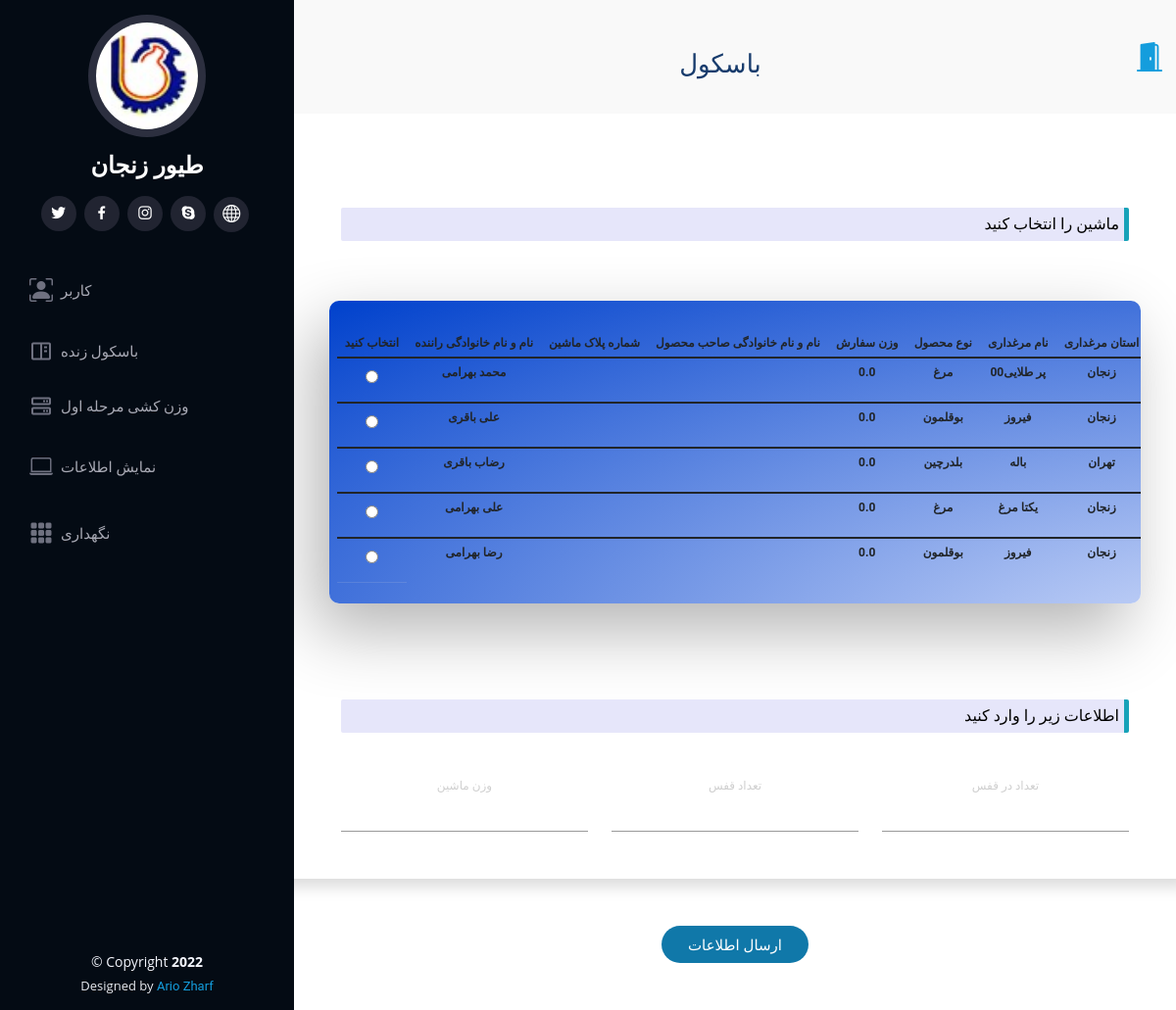
The app's page /live_WeighBridge/create/form/ (signed in) with its own data.
### WareHouseApp/models.py (models this page shows, shortened)
class LiveWeighbridge(models.Model):
    live_weighbridge_id = models.CharField(default=str(uuid1().int), max_length=250, primary_key=True)
    final_weight = models.FloatField(null=True)
    car_weight = models.FloatField(null=True)
    car_empty = models.BooleanField(default=False)
    weighting_date = models.FloatField(default=time.time(), null=True)
    type_of_lwb = (('O', "Order"),
                  ('W', "Weighting"),
                  ('R', "Reject"))
    lwb_category = models.CharField(max_length=1, choices=type_of_lwb, default='O')
    type_of_gender = (('C', "chicken"),
                      ('T', "turkey"),
                      ('Q', "quail"))
    product_category = models.CharField(max_length=1, choices=type_of_gender)
    slaughter_status = models.BooleanField(default=False)
    finish = models.BooleanField(default=False)
    avicultureـcity = models.CharField(max_length=25, default='-')
    avicultureـname = models.CharField(max_length=25, default='-')
    slaughter_start_date = models.FloatField(null=True)
    slaughter_finish_date = models.FloatField(null=True)
    buy_price = models.IntegerField(null=True)
    order_weight = models.FloatField(default=0.0, null=True)
    cage_num = models.IntegerField(default=1, null=True)
    product_num_in_cage = models.IntegerField(default=1, null=True)
    losses_num = models.IntegerField(default=0, null=True)
    losses_weight = models.FloatField(default=0.0, null=True)
    victim_num = models.IntegerField(default=0, null=True)
    victim_weight = models.FloatField(default=0.0, null=True)
    Live_Weighbridge_Manager = models.ForeignKey(LiveWeighbridgeManager, on_delete=models.PROTECT, null=True)
    driver = models.ForeignKey(Driver, on_delete=models.PROTECT, null=True)
    car = models.ForeignKey(Car, on_delete=models.PROTECT, null=True)
    product_owner = models.ForeignKey(ProductOwner, on_delete=models.PROTECT, null=True)

class Driver(models.Model):
    name = models.CharField(max_length=25)
    last_name = models.CharField(max_length=25)
    phone_number = models.CharField(max_length=12)
    driver_id = models.CharField(default=str(uuid1().int), max_length=250, primary_key=True)
    car = models.ForeignKey(Car, on_delete=models.CASCADE, null=True)

### WareHouseApp/views.py (the view)
# urls.py: re_path(r'^live_WeighBridge/create/form/$', views.lwb_create_form, name='Live_WeighBridge_Create_Form'),
def lwb_create_form(requests):
    if requests.user.is_authenticated:
        lwb_user_list = models.LiveWeighbridgeManager.objects.all().filter(username=requests.user.username)
        ceo_user_list = models.CEO.objects.all().filter(username=requests.user.username)
        if len(lwb_user_list) > 0 or len(ceo_user_list) or requests.user.is_superuser:
            driver_temp = loader.get_template('WareHouseApp/lwb_create_form.html')
            context = {
                'request': requests,
                'lwb_list': models.LiveWeighbridge.objects.all().filter(lwb_category='O')
            }
            return HttpResponse(driver_temp.render(context))
        else:
            return HttpResponseRedirect(reverse('Error', args=["you can't access this page <br> you should login"]))
    else:
        return HttpResponseRedirect(reverse('Error', args=["you can't access this page <br> you should login"]))

### WareHouseApp/templates/WareHouseApp/lwb_create_form.html (shortened to what this page needs)
 {% extends 'WareHouseApp/main.html' %}
 {% load static %}
 {% block title%}
 <h2>باسکول</h2>
 {% endblock %}
{% block content %}
<form action="{% url 'Live_WeighBridge_Create' %}" method="post" >
    <div class=" cont">
    <div class="row form sign-in shadow p-5 mb-5 bg-white rounded d-flex align-items-stretch">
       <div class="col-12 mt-5">
         <p class="partition" style="background-color: lavender;
          border-radius: 2px;
          border-right-style: solid;
          border-right-color: #17a2b8;
          border-right-width: 5px;
          text-align: right;
          padding-right: 10px;
          padding: 5px;
          color: black;">ماشین را انتخاب کنید</p>
      </div>
        <div class="fresh-table full-color-blue badge filter badge-blue" style="    overflow: scroll;">
                      <table id="fresh-table2" class="table">
                        <thead>
                          <th>انتخاب کنید</th>
                         <th data-field="name" data-sortable="true">نام و نام خانوادگی راننده</th>
                          <th data-field="salary" data-sortable="true">شماره پلاک ماشین</th>
                          <th data-field="country" data-sortable="true">نام و نام خانوادگی صاحب محصول</th>
                          <th>وزن سفارش</th>
                          <th>نوع محصول</th>
                          <th>نام مرغداری</th>
                          <th>استان مرغداری</th>
                        </thead>
                        {% for slaughter in lwb_list %}
                        <label >
                            <tbody>
                              <tr>
                                <td>
                                    <div class="radio">
                                         <label style="margin: 0px;"><input type="radio" name="lwb_id" value="{{ slaughter.live_weighbridge_id}}" id="{{ slaughter.live_weighbridge_id}}"/></label>
                                    </div>
                                </td>
                                <td style="border-bottom:0px;" >{{ slaughter.driver.name }} {{ slaughter.driver.last_name }}</td>
                                  <td style="border-bottom:0px; text-align: right; " dir="rtl">
                                  </td>
                                <td style="border-bottom:0px;" >{{ slaughter.product_owner.name }} {{ slaughter.product_owner.last_name }}</td>
                                <td style="border-bottom:0px;" >{{ slaughter.order_weight }}</td>
                                  {% if slaughter.product_category == 'C' %}
                                    <td style="border-bottom:0px;">مرغ</td>
                                  {% elif slaughter.product_category == 'T' %}
                                    <td style="border-bottom:0px;">بوقلمون</td>
                                  {% elif slaughter.product_category == 'Q' %}
                                    <td style="border-bottom:0px;">بلدرچین</td>
                                  {% else %}
                                    <td style="border-bottom:0px;">-</td>
                                  {% endif %}
                                <td style="border-bottom:0px;" >{{ slaughter.avicultureـname }}</td>
                                <td style="border-bottom:0px;" >{{ slaughter.avicultureـcity }}</td>
                              </tr>
                            </tbody>
                        </label>
                          {% endfor %}
                      </table>
    </div>
       <div class="col-12 mt-5">
         <p class="partition" style="background-color: lavender;
          border-radius: 2px;
          border-right-style: solid;
          border-right-color: #17a2b8;
          border-right-width: 5px;
          text-align: right;
          padding-right: 10px;
          padding: 5px;
          color: black;">اطلاعات زیر را وارد کنید</p>
      </div>
        <div class="col-4">
         <label for="car_weight">
            <span >وزن ماشین</span>
            <input type="text" id="car_weight" name="car_weight"/>
         </label>
      </div>
        <div class="col-4">
         <label for="cage_num">
            <span >تعداد قفس</span>
            <input type="text" id="cage_num" name="cage_num"/>
         </label>
      </div>
        <div class="col-4">
         <label for="product_num_in_cage">
            <span >تعداد در قفس </span>
            <input type="text" id="product_num_in_cage" name="product_num_in_cage"/>
         </label>
      </div>
    </div>
            <button type="submit" class="submit text-center col-2 p-2 mb-5">ارسال اطلاعات</button>
 </div>
</form>
{% endblock %}

### WareHouseApp/static/WareHouseApp/assets/css/demo.css (style rules this page uses)
body { background: #938982; background: url('../img/bg.jpg'); background-size: cover; height: 100vh; background-attachment: fixed; background-size: 100% 100%; }
.fresh-table { margin-top: 45px; box-shadow: -15px 27px 69px rgba(0,0,0,.30); margin-bottom: 50px; }
h2 { font-size: 28px; }

### WareHouseApp/static/WareHouseApp/css/logincss.css (style rules this page uses)
html { height: 100%; }
body { height: 100%; margin: 0; background-repeat: no-repeat; background-attachment: fixed; }
_________________________________________________________________ *, *:before, *:after { box-sizing: border-box; margin: 0; padding: 0; }
body { font-family: 'Open Sans', Helvetica, Arial, sans-serif; background: #ffffff; }
input, button { border: none; outline: none; background: none; font-family: 'Open Sans', Helvetica, Arial, sans-serif; }
.cont { overflow: hidden; position: relative; width: $contW; margin: ; background: #fff; }
.form { position: relative; width: $formW; height: 100%; transition: transform $switchAT ease-in-out; padding: 50px 30px 0; }
button { display: block; margin: 0 auto; width: $inputW; height: $btnH; border-radius: 30px; color: #fff; font-size: 15px; cursor: pointer; }
h2 { width: 100%; font-size: 26px; text-align: center; }
input { display: block; width: 100%; margin-top: 5px; padding-bottom: 5px; font-size: 16px; border-bottom: 1px solid rgba(0,0,0,0.4); text-align: center; }
.submit { margin-top: 40px; margin-bottom: 20px; background: #1078a9; text-transform: uppercase; }

### WareHouseApp/static/WareHouseApp/css/style.css (style rules this page uses)
body { font-family: "Open Sans", sans-serif; color: #173b6c; }
h1, h2, h3, h4, h5, h6 { font-family: "Raleway", sans-serif; }
.breadcrumbs h2 { font-size: 26px; font-weight: 300; }

### records on screen
LiveWeighbridge: driver.name "محمد", driver.last_name "بهرامی", order_weight "0.0", product_category "مرغ", avicultureـname "پر طلایی00", avicultureـcity "زنجان"
LiveWeighbridge: driver.name "علی", driver.last_name "باقری", order_weight "0.0", product_category "بوقلمون", avicultureـname "فیروز", avicultureـcity "زنجان"
LiveWeighbridge: driver.name "رضاب", driver.last_name "باقری", order_weight "0.0", product_category "بلدرچین", avicultureـname "باله", avicultureـcity "تهران"
LiveWeighbridge: driver.name "علی", driver.last_name "بهرامی", order_weight "0.0", product_category "مرغ", avicultureـname "یکتا مرغ", avicultureـcity "زنجان"
LiveWeighbridge: driver.name "رضا", driver.last_name "بهرامی", order_weight "0.0", product_category "بوقلمون", avicultureـname "فیروز", avicultureـcity "زنجان"
